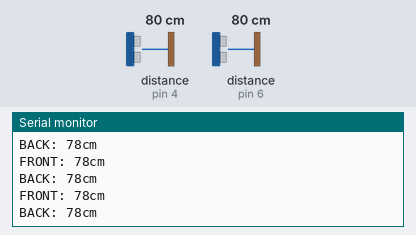
Bench run of a sketch on a simulated Arduino Uno, built with avr-gcc and run on an emulated ATmega328P. Parts: the last lines printed to the serial monitor. Wiring (inferred from the names in the program): 2 × ultrasonic range finder: trigger pin 3, echo pin 4 / trigger pin 9, echo pin 6. The test bench sets the inputs (shaded band); at power-on: distance to the obstacle (sensors on pin 4, pin 6) 80 cm. The echo pulse lasts 58.3 µs per cm.

Above: at 1.2 s.
1.3 s: distance to the obstacle (sensor on pin 4) set to 2 cm
At 2.1 s:
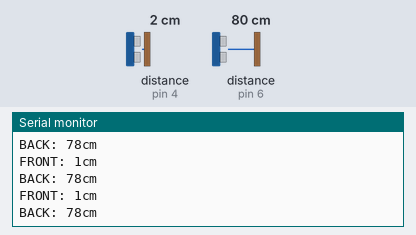
2.8 s: distance to the obstacle (sensor on pin 6) set to 2 cm
At 3.9 s:
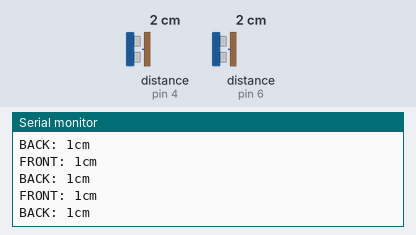
4.3 s: distance to the obstacle (sensor on pin 4) set to 4 cm
At 5.0 s:
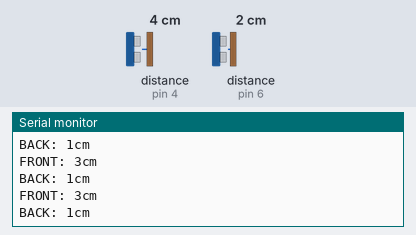
Timing chart, 0 to 5.2 s (numbered marks = the images above; inputs shaded):
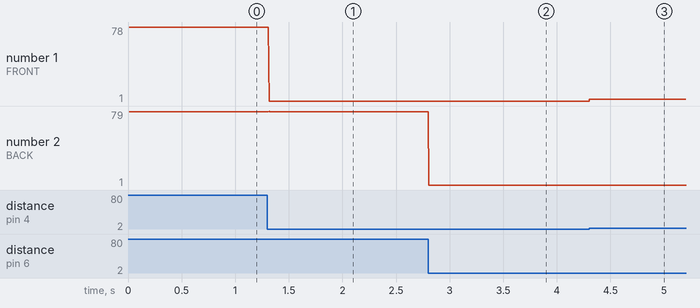

Measured:
- after the input at 1.3 s, the serial monitor: prints a new line at once (image 1)
- after the input at 2.8 s, the serial monitor: prints a new line at once (image 2)
- after the input at 4.3 s, the serial monitor: prints a new line at once (image 3)
- plotted number 1: 78 → 1 after the input at 1.3 s, 1 → 3 after the input at 4.3 s

The sketch:

EBS.ino
```cpp
#include "common.hpp"
#include "EBS.hpp"

EBS ebs;

void setup() {
  ebs.init();

#ifdef PROJECT_DEBUGGING_ENABLED
  Serial.begin(115200);
#endif
}

void loop() {
  ebs.main_task();
}
```

EBS.cpp
```cpp
#include "EBS.hpp"
#include "Arduino.h"
#include <SPI.h>
#include <mcp2515.h>
#include "common.hpp"

/* EBS CONFIGURATION */
#define CS_PIN 10
#define CAN_EBS_ID 0x0
#define CAN_MASTER_ID 0xFF

MCP2515 mcp2515(CS_PIN);

#define MINIMUM_STOP_DISTANCE 15

#define ECHOPIN_FRONT 4
#define TRIGPIN_FRONT 3
#define ECHOPIN_BACK  6
#define TRIGPIN_BACK  9

#define SOUND_SPEED   0.034
/* END EBS CONFIGURATION */

void EBS::init() {
  pinMode(TRIGPIN_FRONT, OUTPUT);
  pinMode(ECHOPIN_FRONT, INPUT);

  pinMode(TRIGPIN_BACK, OUTPUT);
  pinMode(ECHOPIN_BACK, INPUT);

  mcp2515.reset();
  mcp2515.setBitrate(CAN_500KBPS, MCP_8MHZ);
  mcp2515.setNormalMode();
}

void EBS::front_compute_distance() {

  digitalWrite(TRIGPIN_FRONT, LOW);
  delayMicroseconds(5);
  digitalWrite(TRIGPIN_FRONT, HIGH);
  delayMicroseconds(5);
  digitalWrite(TRIGPIN_FRONT, LOW);

  uint32 temp = pulseIn(ECHOPIN_FRONT, HIGH);

  front_dist_cm = temp * SOUND_SPEED / 2;

}

void EBS::back_compute_distance() {

  digitalWrite(TRIGPIN_BACK, LOW);
  delayMicroseconds(5);
  digitalWrite(TRIGPIN_BACK, HIGH);
  delayMicroseconds(5);
  digitalWrite(TRIGPIN_BACK, LOW);

  uint32 temp = pulseIn(ECHOPIN_BACK, HIGH);

  back_dist_cm = temp * SOUND_SPEED / 2;

}

void EBS::main_task() {

  front_compute_distance();
  back_compute_distance();

  if(front_dist_cm < MINIMUM_STOP_DISTANCE) {
    CAN_send_stop(CollisionDirection::FRONT);
    move_forward_allowed = false;
  } else if ( move_forward_allowed == false) {
    move_forward_allowed = true;
  }

  if(back_dist_cm < MINIMUM_STOP_DISTANCE) {
    CAN_send_stop(CollisionDirection::BACK);
    move_backward_allowed = false;
  } else if ( move_backward_allowed == false) {
    move_backward_allowed = true;
  }

  if(move_forward_allowed && move_backward_allowed) {
    CAN_send_ok();
  }

#ifdef PROJECT_DEBUGGING_ENABLED
  Serial.print("FRONT: ");
  Serial.print(front_dist_cm);
  Serial.println("cm");

  Serial.print("BACK: ");
  Serial.print(back_dist_cm);
  Serial.println("cm");
#endif

}

/*
 * CAN message data
 *
 * byte 1:  0 - all good
 *          1 - collision incoming
 *          2 - fatal error on EBS
 *
 * byte 2:  0 - no collision
 *          1 - collision from back
 *          2 - collision from front
 */
void EBS::CAN_send_stop(CollisionDirection colision_direction) {

  struct can_frame can_msg;

  can_msg.can_id = CAN_MASTER_ID;
  can_msg.can_dlc = 2;
  can_msg.data[0] = 1;
  can_msg.data[1] = (int)colision_direction;

  mcp2515.sendMessage(&can_msg);

}

void EBS::CAN_send_ok() {

  struct can_frame can_msg;

  can_msg.can_id = CAN_MASTER_ID;
  can_msg.can_dlc = 2;
  can_msg.data[0] = 0;
  can_msg.data[1] = 0;

  mcp2515.sendMessage(&can_msg);

}

void EBS::CAN_send_fatal_error() {
  struct can_frame can_msg;

  can_msg.can_id = CAN_MASTER_ID;
  can_msg.can_dlc = 2;
  can_msg.data[0] = 2;
  can_msg.data[1] = 0;

  mcp2515.sendMessage(&can_msg);
}
```

EBS.hpp
```cpp
#pragma once

#include "common.hpp"

enum class CollisionDirection {
  NONE,
  BACK,
  FRONT
};

class EBS {
public:
  void init();
  void main_task();

private:
  uint8 front_dist_cm = 0u;
  uint8 back_dist_cm = 0u;

  bool move_forward_allowed = true;
  bool move_backward_allowed = true;

  void front_compute_distance();
  void back_compute_distance();

  void CAN_send_stop(CollisionDirection);
  void CAN_send_ok();
  void CAN_send_fatal_error();
};
```

common.hpp
```cpp
#pragma once

/**
 * DataType Definitions
 */
typedef unsigned char    uint8;
typedef unsigned short   uint16;
typedef unsigned long    uint32;

/**
 * Definitions
 */
// Switch for serial printing (debugging)
#define PROJECT_DEBUGGING_ENABLED
```
